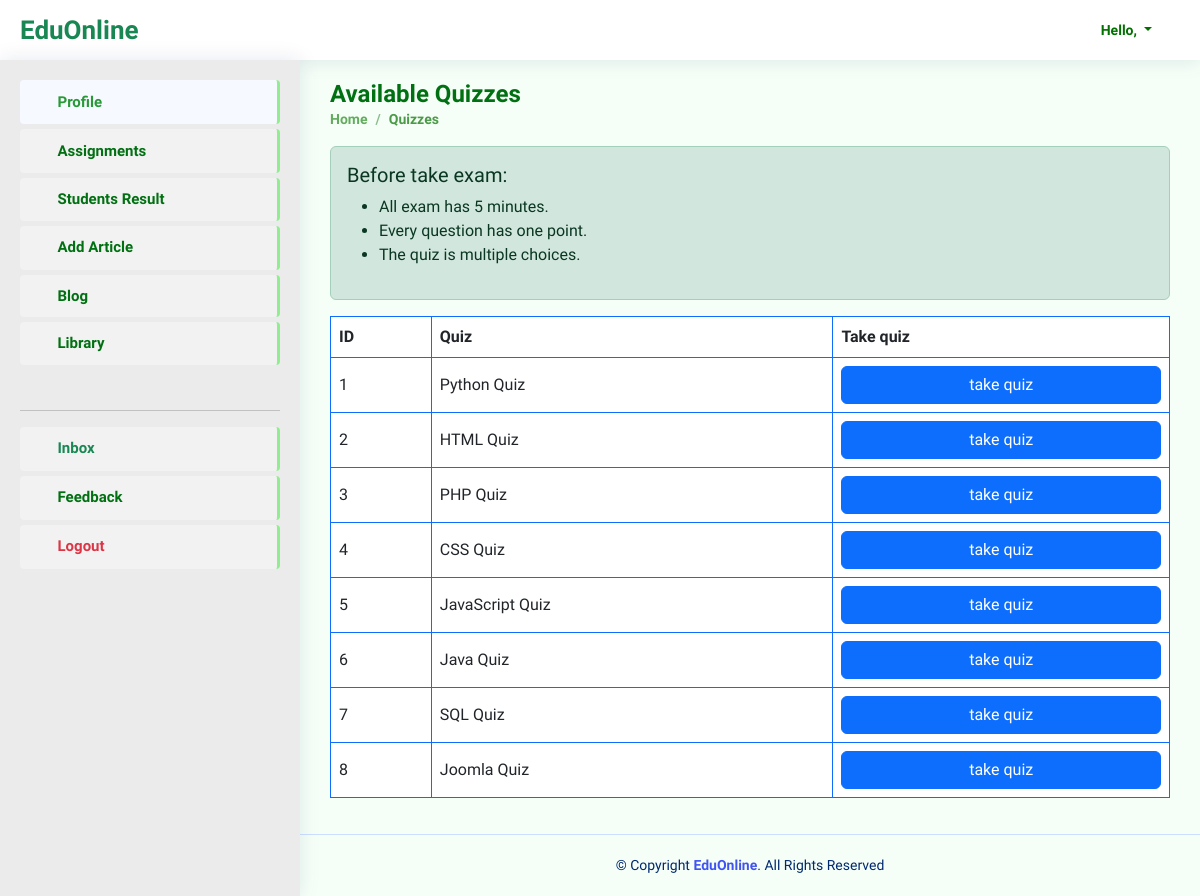
The app's page /quiz/ with its own data.
### quiz/models.py (models this page shows, shortened)
class Quiz(models.Model):
    course = models.ForeignKey(Course, on_delete=models.CASCADE)
    quiz_name = models.CharField(max_length=200)

### quiz/views.py (the view)
# urls.py: path('', views.available_quizzes, name='available_quizzes'),
def available_quizzes(request):
    quizzes = Quiz.objects.all()
    context = {
        'student':is_student(request.user),
        'teacher':is_teacher(request.user),
        'quizzes': quizzes
        }
    return render(request, 'quiz/quizzes.html', context)

### accounts/views.py (called while the page is built)
def is_teacher(user):
    return user.groups.filter(name='TEACHER').exists()

def is_student(user):
    return user.groups.filter(name='STUDENT').exists()

### templates/quiz/quizzes.html
{% extends 'base.html' %}
{% load static %}
{% block pageTitle %}Available Quizzes{% endblock pageTitle %}
{% block currentPage %}Quizzes{% endblock currentPage %}
{% block content %}
<div class="alert alert-success" role="alert">
  <h5>Before take exam: </h5>
  <ul>
    <li>All exam has 5 minutes.</li>
    <li>Every question has one point.</li>
    <li>The quiz is multiple choices.</li>
  </ul>
</div>
  <table class="table table-bordered border-primary table-hover">
    <thead>
      <tr class="align-middle">
        <th>ID</th>
        <th>Quiz</th>
        <th>Take quiz</th>
      </tr>
    </thead>
    <tbody>
    {% for quiz in quizzes %}
      <tr class="align-middle">
        <td>{{quiz.id}}</td>
        <td>{{quiz.quiz_name|capfirst}}</td>
        <td><a href="{% url 'quiz_detail' quiz.id %}" class="btn btn-primary w-100">take quiz</a></td>
      </tr>
      {% endfor %}
    </tbody>
  </table>
{% endblock content %}

### EduOnline/static/css/style.css (style rules this page uses)
:root { scroll-behavior: smooth; }
body { font-family: "Cairo", sans-serif; background: #f6fff7; color: #444444; }
a { color: #4154f1; text-decoration: none; }
h1, h2, h3, h4, h5, h6 { font-family: "Cairo", sans-serif; }

### EduOnline/static/landing/css/home.css (style rules this page uses)
* { text-decoration: none; }

### records on screen
Quiz: id "1", quiz_name "Python Quiz"
Quiz: id "2", quiz_name "HTML Quiz"
Quiz: id "3", quiz_name "PHP Quiz"
Quiz: id "4", quiz_name "CSS Quiz"
Quiz: id "5", quiz_name "JavaScript Quiz"
Quiz: id "6", quiz_name "Java Quiz"
Quiz: id "7", quiz_name "SQL Quiz"
Quiz: id "8", quiz_name "Joomla Quiz"
